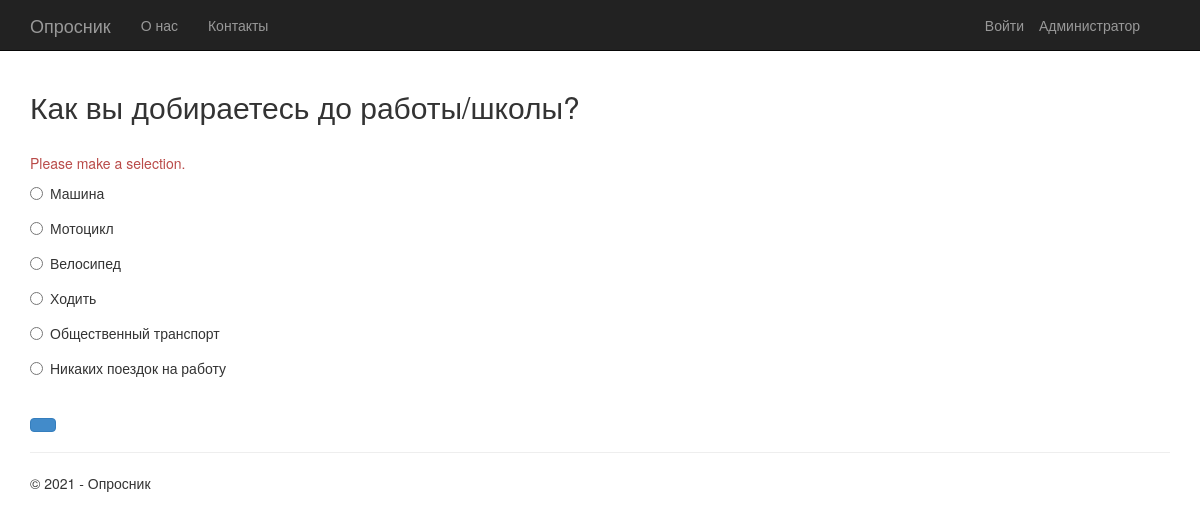
The page /2/vote/ on the database its author committed.
### app/models.py (models this page shows, shortened)
class Poll(models.Model):
    text = models.CharField(max_length=200)
    pub_date = models.DateTimeField('date published')

class Choice(models.Model):
    poll = models.ForeignKey(Poll, on_delete=models.CASCADE)
    text = models.CharField(max_length=200)
    votes = models.IntegerField(default=0)

### app/views.py (the view)
# urls.py: path('<int:poll_id>/vote/', app.views.vote, name='vote'),
def vote(request, poll_id):
    poll = get_object_or_404(Poll, pk=poll_id)
    try:
        selected_choice = poll.choice_set.get(pk=request.POST['choice'])
    except (KeyError, Choice.DoesNotExist):
        return render(request, 'app/details.html', {
            'title': 'Poll',
            'year': datetime.now().year,
            'poll': poll,
            'error_message': "Please make a selection.",
    })
    else:
        selected_choice.votes += 1
        selected_choice.save()
        return HttpResponseRedirect(reverse('app:results', args=(poll.id,)))

### app/templates/app/details.html (shortened to what this page needs)
{% extends "app/layout.html" %}
{% block content %}
<h2>{{poll.text}}</h2>
<br />
{% if error_message %}
<p class="text-danger">{{error_message}}</p>
{% endif %}
<form action="{% url 'app:vote' poll.id %}" method="post">
{% for choice in poll.choice_set.all %}
    <div class="radio">
        <label>
            <input type="radio" name="choice" id="choice{{ forloop.counter }}" value="{{ choice.id }}" />
            {{ choice.text }}
        </label>
    </div>
{% endfor %}
    <br />
    <button class="btn btn-primary" type="submit">{{btn}}</button>
</form>
{% endblock %}

### app/static/app/content/site.css (style rules this page uses)
body { padding-top: 50px; padding-bottom: 20px; }
input, select, textarea { max-width: 280px; }
.radio, .checkbox { margin-bottom: 20px; }

### rows shown on the page
Poll: text "Как вы добираетесь до работы/школы?"
Choice: text "Машина"
Choice: text "Мотоцикл"
Choice: text "Велосипед"
Choice: text "Ходить"
Choice: text "Общественный транспорт"
Choice: text "Никаких поездок на работу"

### other values the page prints
{{ error_message }} "Please make a selection."
